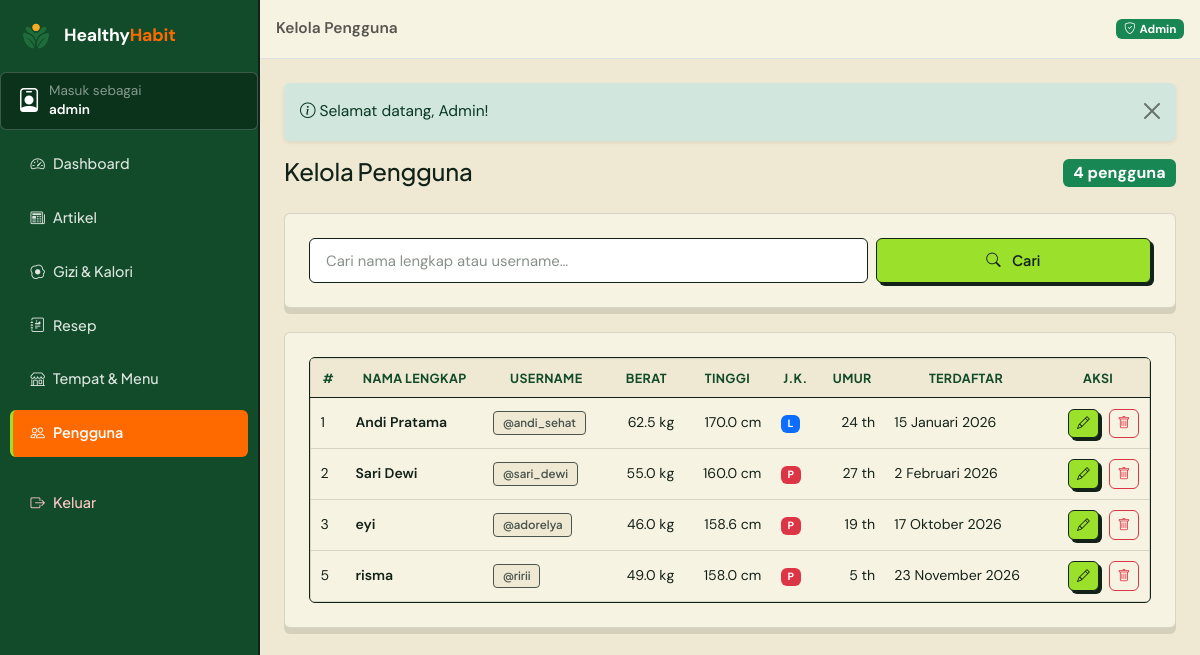
The app's page /admin/pengguna (signed in), older data.
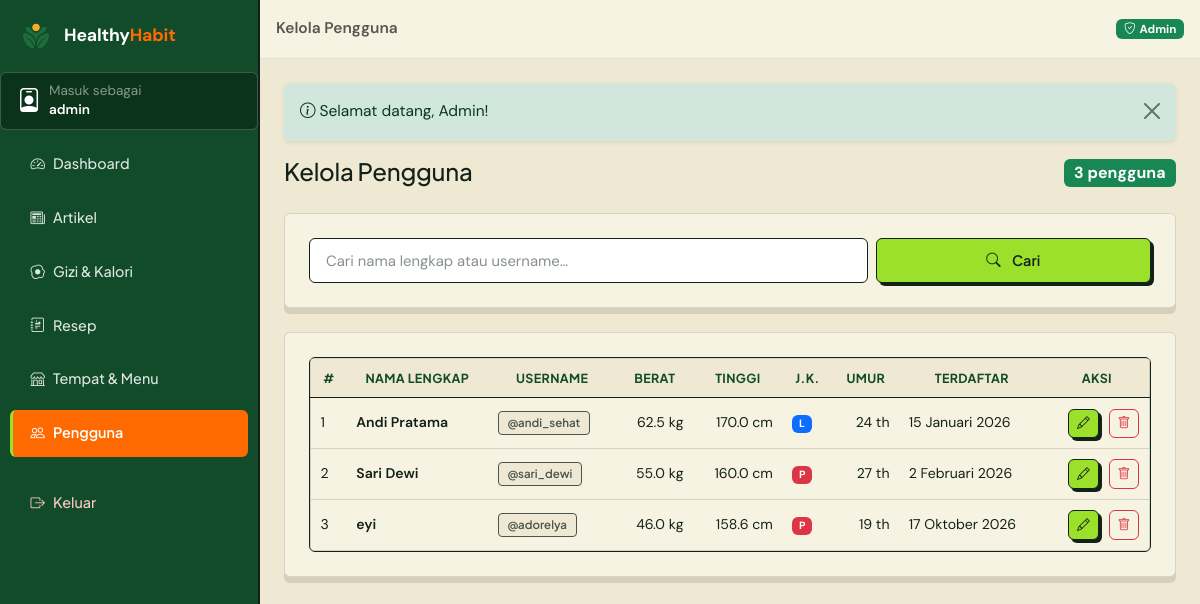
The same page, newer data.
### tables this page shows
CREATE TABLE `users` (
  `id_pengguna` int(11) NOT NULL AUTO_INCREMENT,
  `username` varchar(50) NOT NULL,
  `password` varchar(255) NOT NULL,
  `nama_lengkap` varchar(100) NOT NULL,
  `role` enum('admin','user') NOT NULL DEFAULT 'user',
  `berat_badan` decimal(5,2) NOT NULL DEFAULT 0.00,
  `tinggi_badan` decimal(5,2) NOT NULL DEFAULT 0.00,
  `jenis_kelamin` enum('L','P') NOT NULL DEFAULT 'L',
  `umur` int(11) NOT NULL DEFAULT 0,
  `created_at` datetime NOT NULL DEFAULT current_timestamp(),
  PRIMARY KEY (`id_pengguna`),
  UNIQUE KEY `uq_pengguna_username` (`username`)
);

### app/core/Controller.php (called while the page is built, shortened)
<?php
abstract class Controller
{
    protected function view(string $view, array $data = [], string $layout = 'main'): void
    {
        $contentFile = VIEWS_PATH . '/pages/' . $view . '.php';
        extract($data, EXTR_SKIP);
        require $contentFile;
        $content = ob_get_clean();
        $layoutFile = VIEWS_PATH . '/layouts/' . $layout . '.php';
        require $layoutFile;
    }
}

### app/controllers/admin/AdminPenggunaController.php (called while the page is built, shortened)
<?php
class AdminPenggunaController extends Controller
{
    public function index(): void
    {
        $q = $this->input('q');
        $this->view('admin/pengguna/index', [
            'pageTitle' => 'Kelola Pengguna',
            'activeNav' => 'pengguna',
            'pengguna'  => User::cari($q ?: null),
            'q'         => $q,
        ], 'admin');
    }
}

### app/core/Router.php (called while the page is built, shortened)
<?php
class Router
{
    private array $routes = [];
    private function add(string $method, string $pattern, array $handler): void
    {
        $regex = preg_replace_callback(
            '#\{(\w+)(?::([^}]+))?\}#',
            static fn(array $m): string => '(?P<' . $m[1] . '>' . ($m[2] ?? '[^/]+') . ')',
            $pattern
        );
        $this->routes[$method][] = ['#^' . $regex . '$#', $handler, $pattern];
    }
    public function dispatch(string $uri, string $method): void
    {
        $path = (string) parse_url($uri, PHP_URL_PATH);
        $path = '/' . trim($path, '/');
        $method = strtoupper($method);
        $match  = $this->match($method, $path);
        [$handler, $params] = $match;
        [$class, $action]   = $handler;
        $controller = new $class();
        $controller->$action(...array_values($params));
    }
    private function match(string $method, string $path): ?array
    {
        foreach ($this->routes[$method] ?? [] as [$regex, $handler]) {
            if (preg_match($regex, $path, $m)) {
                $params = array_filter($m, 'is_string', ARRAY_FILTER_USE_KEY);
                return [$handler, $params];
            }
        }
        return null;
    }
}

### index.php (called while the page is built, shortened)
<?php
require_once __DIR__ . '/app/helpers/helper.php';
spl_autoload_register(function (string $class): void {
    $candidates = [
        APP_PATH . '/core/' . $class . '.php',
        APP_PATH . '/models/' . $class . '.php',
        APP_PATH . '/services/' . $class . '.php',
        APP_PATH . '/controllers/' . $class . '.php',
        APP_PATH . '/controllers/admin/' . $class . '.php',
    ];
    foreach ($candidates as $file) {
        if (is_file($file)) {
            return;
        }
    }
});
$router = new Router();
$router->dispatch(
    $_SERVER['REQUEST_URI'] ?? '/',
    $_SERVER['REQUEST_METHOD'] ?? 'GET'
);

### app/core/Database.php (called while the page is built, shortened)
<?php
class Database
{
    private static ?PDO $pdo = null;
    public static function connect(): PDO
    {
        $dsn = 'mysql:host=' . DB_HOST
            . ';port=' . DB_PORT
            . ';dbname=' . DB_NAME
            . ';charset=' . DB_CHARSET;
        try {
            self::$pdo = new PDO($dsn, DB_USER, DB_PASS, [
                PDO::ATTR_ERRMODE            => PDO::ERRMODE_EXCEPTION,
                PDO::ATTR_DEFAULT_FETCH_MODE => PDO::FETCH_ASSOC,
                PDO::ATTR_EMULATE_PREPARES   => false,
            ]);
        } catch (PDOException $ex) {
            http_response_code(500);
            exit(
                '<div style="font-family:Poppins,Arial,sans-serif;max-width:640px;margin:60px auto;padding:24px;border:1px solid #e0e0e0;border-radius:12px">'
                . '<h2 style="color:#27824B">Koneksi database gagal</h2>'
                . '<p>Pastikan <b>MySQL (XAMPP)</b> sudah berjalan, lalu impor file '
                . '<b>database/healthyhabit.sql</b> ke phpMyAdmin.</p>'
                . '<p style="color:#c0392b"><code>' . e($ex->getMessage()) . '</code></p>'
                . '</div>'
            );
        }
        return self::$pdo;
    }
}

### app/core/Model.php (called while the page is built, shortened)
<?php
abstract class Model
{
    protected static function db(): PDO
    {
        return Database::connect();
    }
}

### app/models/User.php (called while the page is built, shortened)
<?php
class User extends Model
{
    public static function cari(?string $q = null): array
    {
        $sql = "SELECT * FROM users WHERE role = 'user'";
        $params = [];
        $sql .= ' ORDER BY id_pengguna ASC';
        $st = static::db()->prepare($sql);
        $st->execute($params);
        return $st->fetchAll();
    }
}

### app/helpers/helper.php (called while the page is built, shortened)
<?php
function e($value): string
{
    return htmlspecialchars((string) $value, ENT_QUOTES, 'UTF-8');
}
function get_flash(): array
{
    $flash = $_SESSION['flash'] ?? [];
    return $flash;
}
function tanggal_indo(?string $date, bool $withTime = false): string
{
    $bulan = [
        1 => 'Januari', 'Februari', 'Maret', 'April', 'Mei', 'Juni',
        'Juli', 'Agustus', 'September', 'Oktober', 'November', 'Desember',
    ];
    $ts = strtotime($date);
    $hasil = date('j', $ts) . ' ' . $bulan[(int) date('n', $ts)] . ' ' . date('Y', $ts);
    return $hasil;
}

### app/views/pages/admin/pengguna/index.php (the view, shortened to what the changed rows need)
<div class="d-flex justify-content-between align-items-center flex-wrap gap-2 mb-4">
    <div>
        <h1 class="h4 mb-1">Kelola Pengguna</h1>
    </div>
    <span class="badge text-bg-success fs-6"><?= count($pengguna) ?> pengguna</span>
</div>
<div class="panel-white mb-4">
    <form action="<?= BASE_URL ?>/admin/pengguna" method="get" class="row g-2">
    </form>
</div>
<div class="panel-white">
    <div class="table-responsive">
        <table class="table table-custom align-middle mb-0">
            <thead>
                <tr>
                    <th>#</th>
                    <th>Nama Lengkap</th>
                    <th>Username</th>
                    <th class="text-end">Berat</th>
                    <th class="text-end">Tinggi</th>
                    <th>J.K.</th>
                    <th class="text-end">Umur</th>
                    <th>Terdaftar</th>
                    <th class="text-end">Aksi</th>
                </tr>
            </thead>
            <tbody>
                <?php foreach ($pengguna as $p): ?>
                    <tr>
                        <td><?= (int) $p['id_pengguna'] ?></td>
                        <td class="fw-semibold"><?= e($p['nama_lengkap']) ?></td>
                        <td><span class="tag gray">@<?= e($p['username']) ?></span></td>
                        <td class="text-end"><?= number_format((float) $p['berat_badan'], 1) ?> kg</td>
                        <td class="text-end"><?= number_format((float) $p['tinggi_badan'], 1) ?> cm</td>
                        <td>
                            <span class="badge <?= $p['jenis_kelamin'] === 'L' ? 'text-bg-primary' : 'text-bg-danger' ?>">
                                <?= e($p['jenis_kelamin']) ?>
                            </span>
                        </td>
                        <td class="text-end"><?= (int) $p['umur'] ?> th</td>
                        <td class="small text-nowrap"><?= tanggal_indo($p['created_at']) ?></td>
                        <td class="text-end text-nowrap">
                            <a href="<?= BASE_URL ?>/admin/pengguna/<?= (int) $p['id_pengguna'] ?>/edit"
                               class="btn btn-sm btn-soft-green" title="Edit"><i class="bi bi-pencil"></i></a>
                            <form action="<?= BASE_URL ?>/admin/pengguna/<?= (int) $p['id_pengguna'] ?>/delete"
                                  method="post" class="d-inline"
                                  data-confirm="Hapus pengguna '<?= e($p['nama_lengkap']) ?>'? Seluruh riwayat BMI & ulasannya ikut terhapus.">
                                <button class="btn btn-sm btn-outline-danger" title="Hapus">
                                    <i class="bi bi-trash"></i>
                                </button>
                            </form>
                        </td>
                    </tr>
                <?php endforeach; ?>
            </tbody>
        </table>
    </div>
</div>

### app/views/layouts/admin.php (shortened to what the changed rows need)
<?php
$aktif = $activeNav ?? '';
$menu = [
    'dashboard' => ['label' => 'Dashboard',   'icon' => 'bi-speedometer2', 'url' => '/admin'],
    'artikel'   => ['label' => 'Artikel',     'icon' => 'bi-newspaper',    'url' => '/admin/artikel'],
    'gizi'      => ['label' => 'Gizi & Kalori', 'icon' => 'bi-egg-fried',  'url' => '/admin/gizi'],
    'resep'     => ['label' => 'Resep',       'icon' => 'bi-journal-richtext', 'url' => '/admin/resep'],
    'tempat'    => ['label' => 'Tempat & Menu', 'icon' => 'bi-shop',       'url' => '/admin/tempat'],
    'pengguna'  => ['label' => 'Pengguna',    'icon' => 'bi-people',       'url' => '/admin/pengguna'],
];
?>
<!doctype html>
<html lang="id">
<head>
    <link href="https://cdn.jsdelivr.net/npm/bootstrap@5.3.3/dist/css/bootstrap.min.css" rel="stylesheet">
    <link href="https://cdn.jsdelivr.net/npm/bootstrap-icons@1.11.3/font/bootstrap-icons.min.css" rel="stylesheet">
    <link href="<?= BASE_URL ?>/assets/css/style.css?v=<?= APP_VERSION ?>" rel="stylesheet">
</head>
<body class="admin-body">
<div class="d-flex" id="wrapper">
    <aside class="admin-sidebar" id="sidebarMenu">
        <ul class="nav flex-column sidebar-nav">
            <?php foreach ($menu as $key => $item): ?>
                <li class="nav-item">
                    <a class="nav-link <?= $aktif === $key ? 'active' : '' ?>"
                       href="<?= BASE_URL . $item['url'] ?>">
                        <i class="bi <?= $item['icon'] ?> me-2"></i><?= $item['label'] ?>
                    </a>
                </li>
            <?php endforeach; ?>
        </ul>
    </aside>
    <div class="admin-main flex-grow-1">
        <main class="admin-content p-3 p-lg-4">
            <?php $flashList = get_flash(); ?>
            <?php foreach ($flashList ?? [] as $f): ?>
                <div class="alert alert-<?= e($f['type']) ?> alert-dismissible fade show border-0 shadow-sm" role="alert">
                    <i class="bi bi-info-circle me-1"></i><?= $f['message'] ?>
                    <button type="button" class="btn-close" data-bs-dismiss="alert" aria-label="Tutup"></button>
                </div>
            <?php endforeach; ?>
            <?= $content ?>
        </main>
    </div>
</div>
</body>
</html>

Row changes from the older to the newer data that the page shows:
removed users: id_pengguna "5", nama_lengkap "risma", username "ririi", berat_badan "49.0", tinggi_badan "158.0", jenis_kelamin "P", umur "5", created_at "23 November 2026"
Text that changed along with them:
count($pengguna): "4" → "3"
